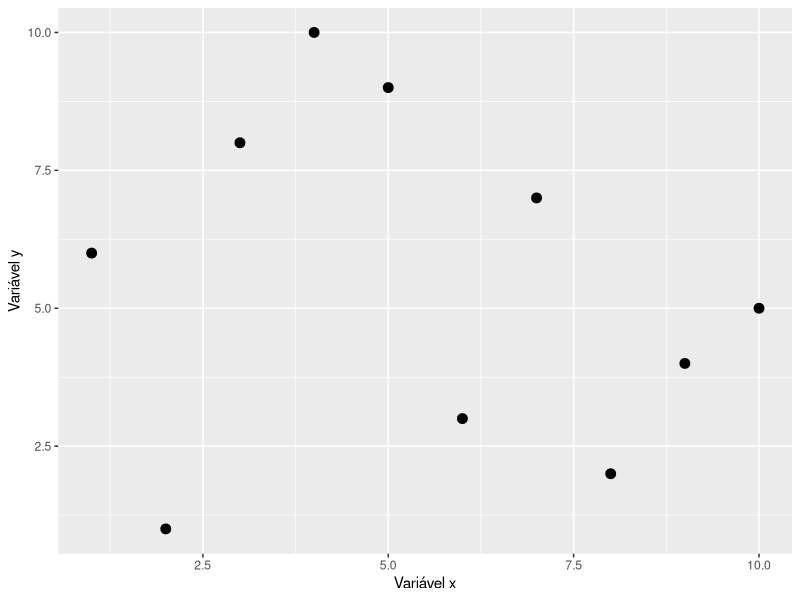
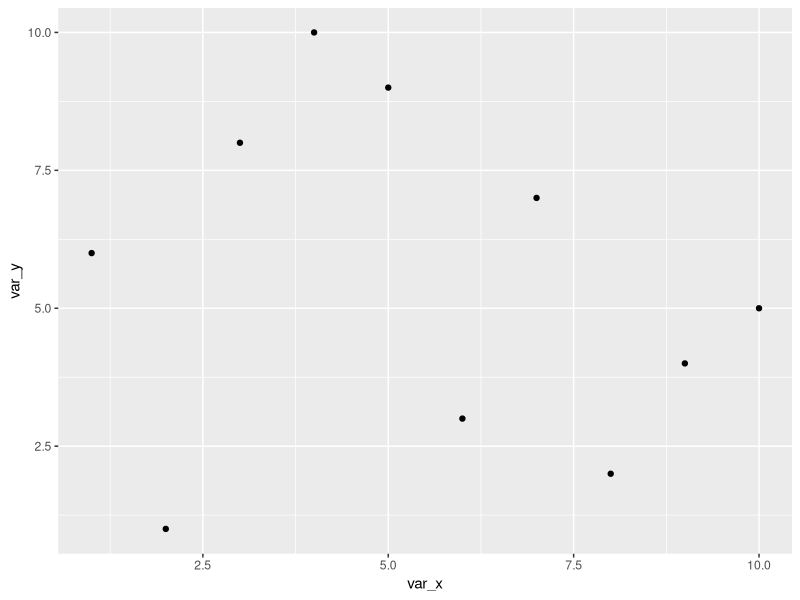
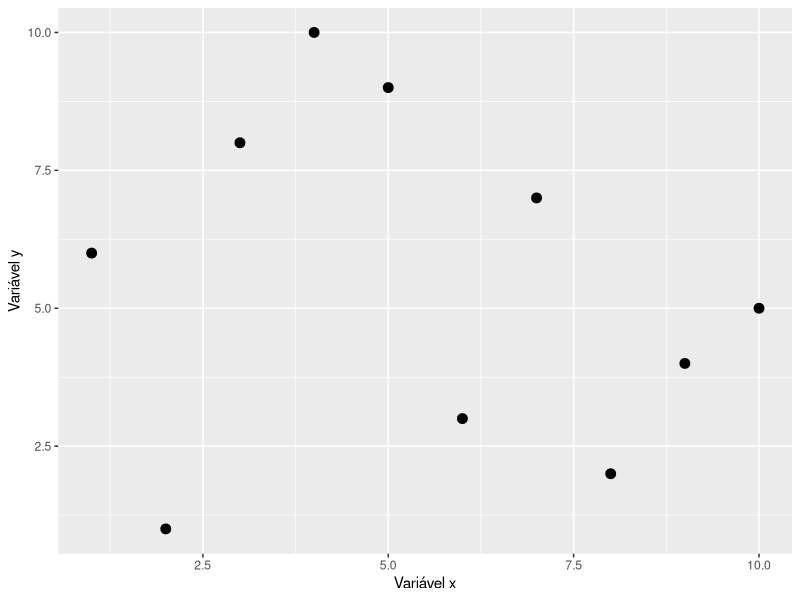
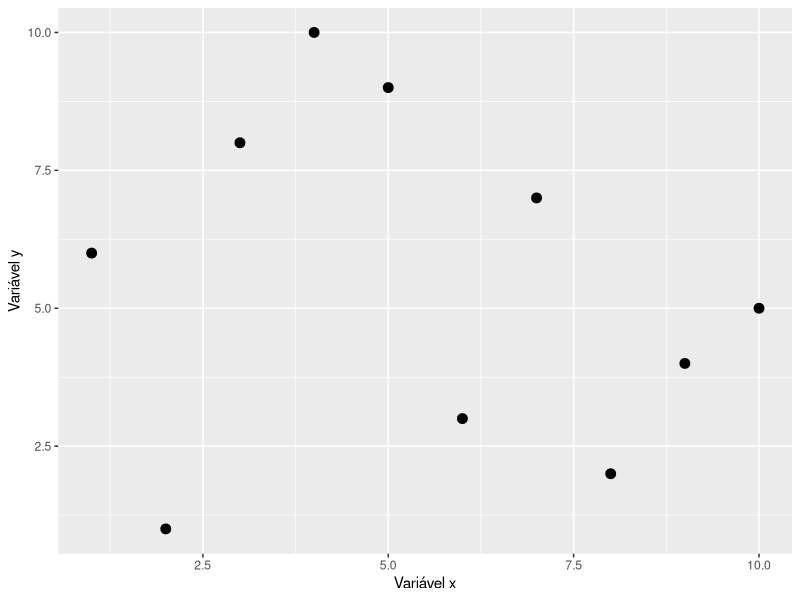

Here is the R script that generated these plots, in order:
## ---- chunk 1
var_x = c(8, 5, 2, 1, 4, 6, 10, 7, 9, 3)
var_y = c(2, 9, 1, 6, 10, 3, 5, 7, 4, 8)

library(ggplot2)
qplot(x = var_x, y = var_y) +
  labs(x = "Variável x", y = "Variável y") +
  geom_point(size = 3)
## ---- chunk 2
#install.packages("ggplot2")
## ---- chunk 3
library(ggplot2)
## ---- chunk 4
var_x = c(8, 5, 2, 1, 4, 6, 10, 7, 9, 3)
var_y = c(2, 9, 1, 6, 10, 3, 5, 7, 4, 8)
## ---- chunk 5
# Produz o gráfico
grafico_pontos =
  qplot(x = var_x, y = var_y)

# Visualiza o gráfico produzido
grafico_pontos
## ---- chunk 6
# Personaliza o gráfico
grafico_personalizado = 
  grafico_pontos + # Aproveita o gráfico já produzido
  labs(x = "Variável x", y = "Variável y") + # Altera o nome dos eixos x e y
  geom_point(size = 3) # Aumenta o tamanho dos pontos

# Visualiza o gráfico personalizado
grafico_personalizado
## ---- chunk 7
ggsave(grafico_personalizado, # gráfico a ser salvo
       filename = "graficoR.jpg") # nome escolhido para o arquivo
## ---- chunk 8
getwd()
